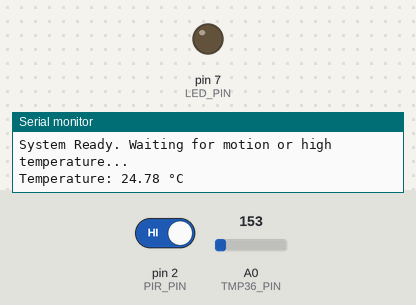
Recording of a sketch running on a simulated Arduino Uno, built with avr-gcc and run on an emulated ATmega328P. On the bench: output pins drawn as LEDs (lit = HIGH), the last lines printed to the serial monitor. The inputs (shaded band) are chosen by the test bench; at power-on: A0 (TMP36_PIN) = 153, pin 2 (PIR_PIN) HIGH.

Above: at 2.2 s.
2.3 s: A0 (TMP36_PIN) set to 170
At 6.9 s:
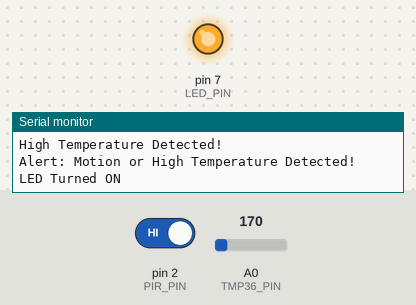
8.3 s: A0 (TMP36_PIN) set to 133
At 11.9 s:
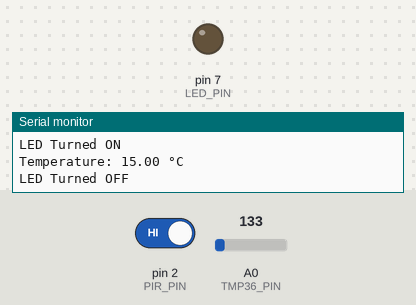
14.3 s: A0 (TMP36_PIN) set to 165
At 17.5 s:
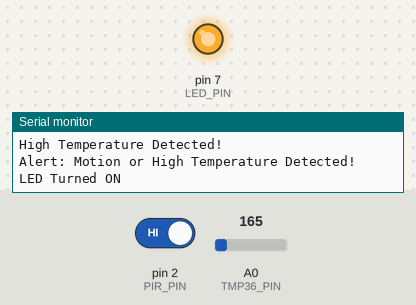
20.3 s: A0 (TMP36_PIN) set to 114
At 22.5 s:
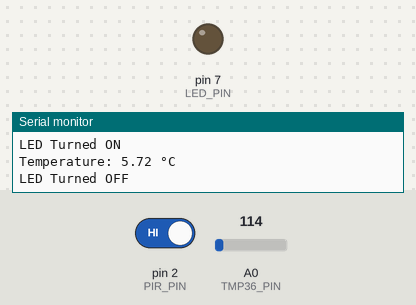
Timing chart, 0 to 24.0 s (numbered marks = the images above; inputs shaded):
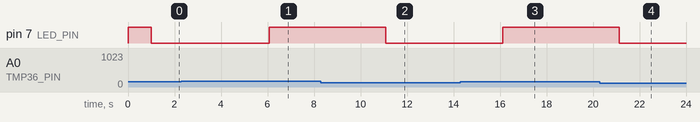

The sketch:

code.ino
```cpp
#define PIR_PIN 2      // PIR motion sensor
#define LED_PIN 7      // LED
#define TMP36_PIN A0   // TMP36 temperature sensor (analog)

// Interrupt flag
volatile bool motionDetected = false;
unsigned long ledTurnOnTime = 0;

float temperatureThreshold = 30.0;  // Temperature threshold in Celsius

// Interrupt Service Routine for PIR sensor
void detectMotion() {
  motionDetected = true;
}

void setup() {
  Serial.begin(9600);
  Serial.println("System Initializing...");

  pinMode(PIR_PIN, INPUT);
  pinMode(LED_PIN, OUTPUT);

  // Test LED
  Serial.println("Testing LED...");
  digitalWrite(LED_PIN, HIGH);
  delay(1000);
  digitalWrite(LED_PIN, LOW);
  Serial.println("LED test complete.");

  // Attach interrupt for PIR sensor
  attachInterrupt(digitalPinToInterrupt(PIR_PIN), detectMotion, RISING);

  Serial.println("System Ready. Waiting for motion or high temperature...");
}

void loop() {
  // Read TMP36 sensor
  float voltage = analogRead(TMP36_PIN) * (5.0 / 1023.0);
  float temperatureC = (voltage - 0.5) * 100.0;
  Serial.print("Temperature: ");
  Serial.print(temperatureC);
  Serial.println(" °C");

  // Check if temperature is above threshold
  if (temperatureC > temperatureThreshold) {
    Serial.println("High Temperature Detected!");
    motionDetected = true;  // Treat high temperature as a trigger
  }

  // If motion or high temperature is detected, turn on LED
  if (motionDetected) {
    Serial.println("Alert: Motion or High Temperature Detected!");
    digitalWrite(LED_PIN, HIGH);
    Serial.println("LED Turned ON");

    ledTurnOnTime = millis();  // Record LED on time

    // Reset flag
    motionDetected = false;
  }

  // Turn off LED after 5 seconds
  if (ledTurnOnTime != 0 && millis() - ledTurnOnTime >= 5000) {
    digitalWrite(LED_PIN, LOW);
    Serial.println("LED Turned OFF");
    ledTurnOnTime = 0;
  }

  delay(5000);  // Small delay to prevent serial spam
}
```

Measured:
- the behaviour switches between 163 and 164 on A0 (TMP36_PIN) (found by bisection; images 0 and 1)
- after the input at 2.3 s, pin 7 (LED_PIN): LOW → HIGH after 3.8 s
- after the input at 8.3 s, pin 7 (LED_PIN): HIGH → LOW after 2.8 s
- after the input at 14.3 s, pin 7 (LED_PIN): LOW → HIGH after 1.8 s
- after the input at 20.3 s, pin 7 (LED_PIN): HIGH → LOW after 0.84 s
